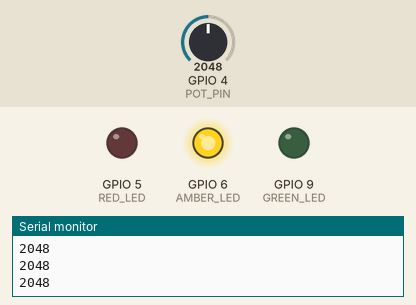
Simulated run of this sketch. Board: ESP32-S3. On the bench: output pins drawn as LEDs (lit = HIGH), the last lines printed to the serial monitor. Inputs (shaded band) come from the test bench; at power-on: GPIO 4 (POT_PIN) = 2048.

Above: at 1.2 s.
1.3 s: GPIO 4 (POT_PIN) set to 1417
2.8 s: GPIO 4 (POT_PIN) set to 1316
At 3.3 s:
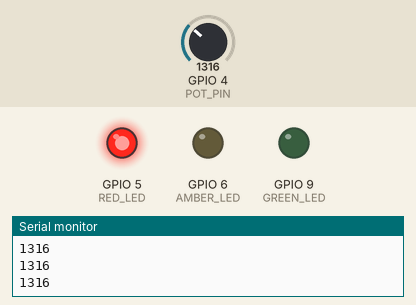
4.5 s: GPIO 4 (POT_PIN) set to 2770
At 5.9 s:
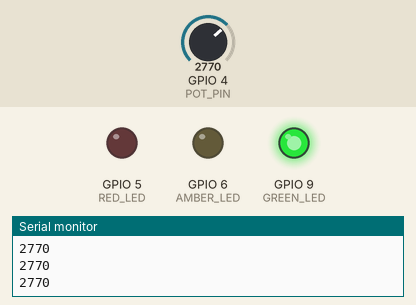
6.3 s: GPIO 4 (POT_PIN) set to 2658
At 7.3 s:
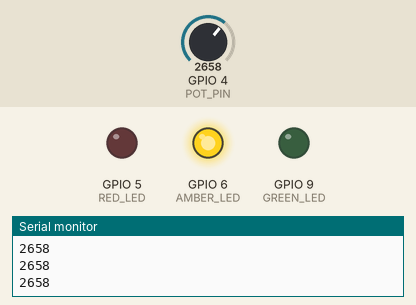
8.1 s: GPIO 4 (POT_PIN) set to 2866
At 8.8 s:
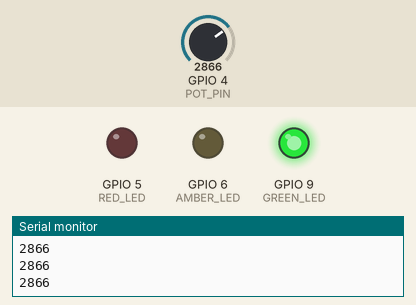
Timing chart, 0 to 10.9 s (numbered marks = the images above; inputs shaded):
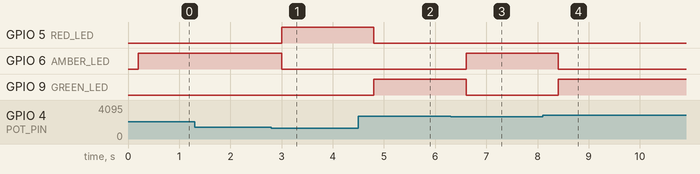

Measured:
- the behaviour switches between 1365 and 1364 on GPIO 4 (POT_PIN) (found by bisection; images 0 and 1)
- the behaviour switches between 2730 and 2729 on GPIO 4 (POT_PIN) (found by bisection; images 2 and 3)
- after the input at 2.8 s, GPIO 5 (RED_LED): LOW → HIGH after 0.20 s; GPIO 6 (AMBER_LED): HIGH → LOW after 0.20 s
- after the input at 4.5 s, GPIO 5 (RED_LED): HIGH → LOW after 0.30 s; GPIO 9 (GREEN_LED): LOW → HIGH after 0.30 s
- after the input at 6.3 s, GPIO 6 (AMBER_LED): LOW → HIGH after 0.31 s; GPIO 9 (GREEN_LED): HIGH → LOW after 0.31 s
- after the input at 8.1 s, GPIO 6 (AMBER_LED): HIGH → LOW after 0.31 s; GPIO 9 (GREEN_LED): LOW → HIGH after 0.31 s

The sketch:

05-potentiometer-leds.ino
```cpp
#define RED_LED 5
#define AMBER_LED 6
#define GREEN_LED 9

#define POT_PIN A3

// the setup function runs once when you press reset or power the board
void setup() {
  pinMode(RED_LED, OUTPUT);
  pinMode(AMBER_LED, OUTPUT);
  pinMode(GREEN_LED, OUTPUT);
}

// the loop function runs over and over again forever
void loop() {
  int pot_val = analogRead(POT_PIN);

  Serial.printf("%d \n", pot_val);
  delay(200);

  if (pot_val < 1365) {
    digitalWrite(RED_LED, HIGH);
    digitalWrite(AMBER_LED, LOW);
    digitalWrite(GREEN_LED, LOW);
  } else if (pot_val < 2730) {
    digitalWrite(RED_LED, LOW);
    digitalWrite(AMBER_LED, HIGH);
    digitalWrite(GREEN_LED, LOW);
  } else {
    digitalWrite(RED_LED, LOW);
    digitalWrite(AMBER_LED, LOW);
    digitalWrite(GREEN_LED, HIGH);
  }
}
```
